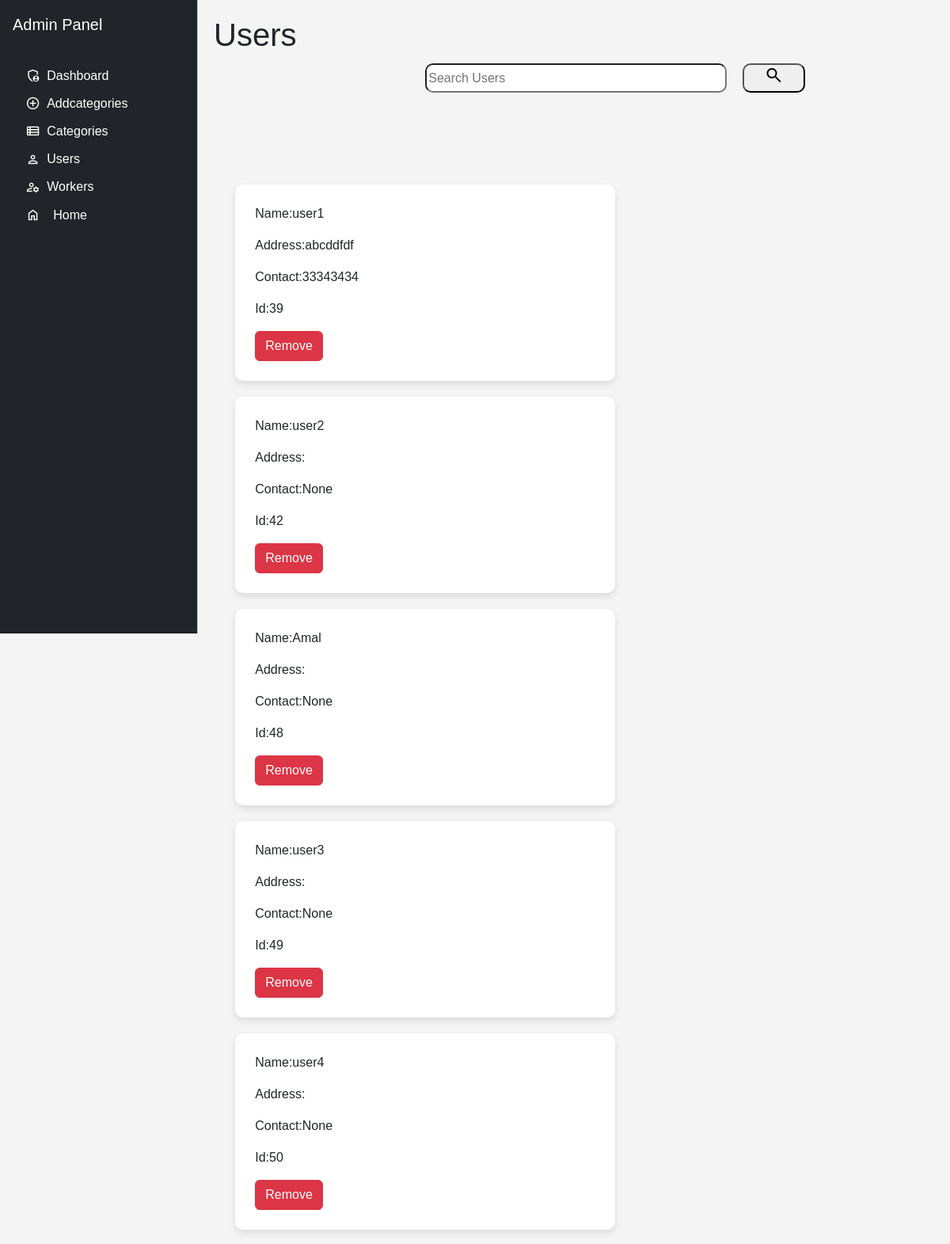
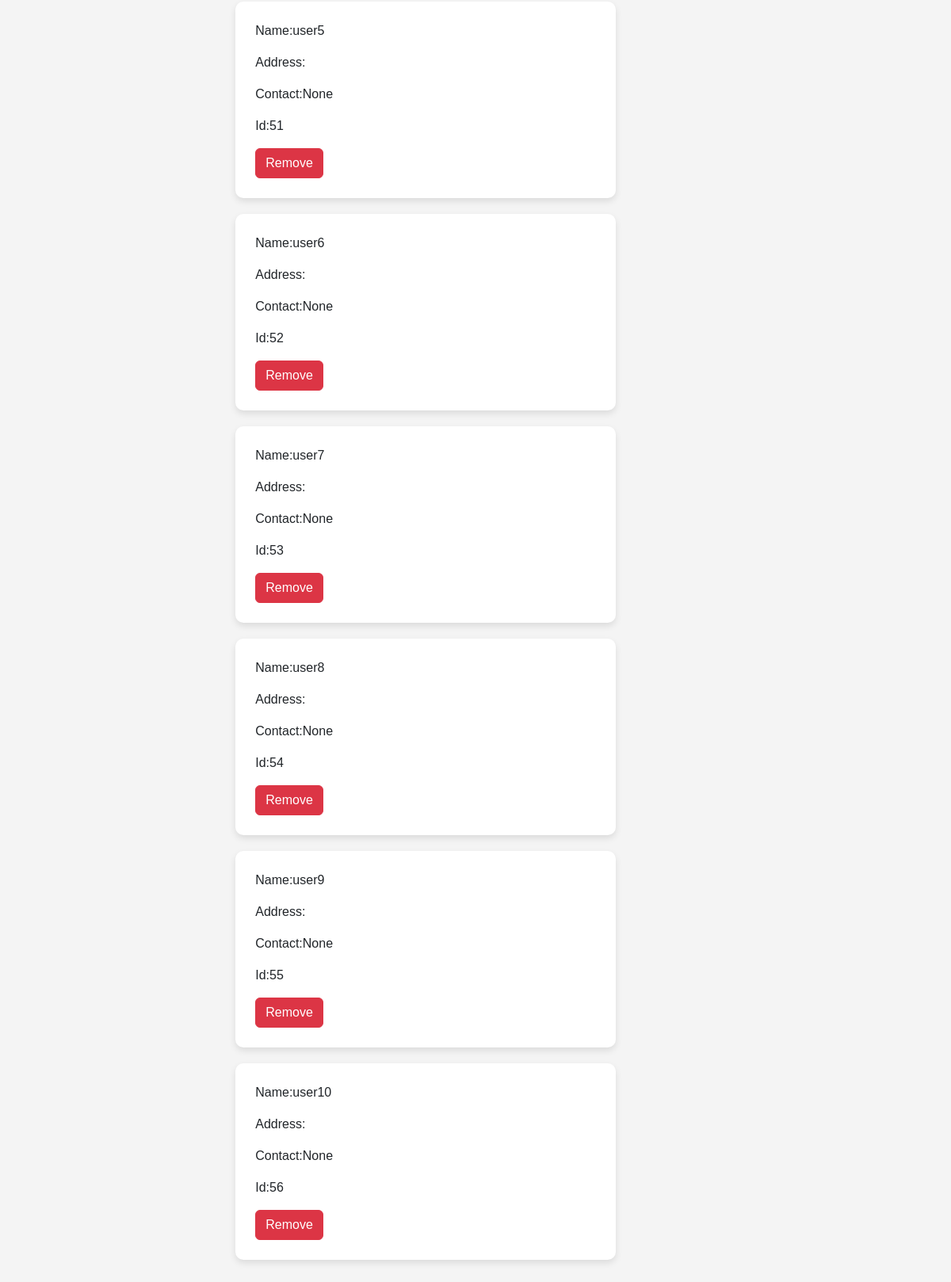
The page /website/users on the database its author committed (2 pictures, top to bottom).
### user/models.py (models this page shows, shortened)
class UserProfile(models.Model):
    user = models.OneToOneField(User,on_delete=models.CASCADE,related_name='userprofile')
    address = models.TextField()
    profilepicture = models.ImageField(upload_to='userprofilepics')
    contact = models.IntegerField(null=True)
    reward_points = models.IntegerField(default=0,blank=True)

### website/views.py (the view)
# urls.py: path('users',manage_users,name='users'),
def manage_users(request):
    users = UserProfile.objects.all()
    return render(request,'userslist.html',{'users':users})

### user/forms.py
class RegUser(UserCreationForm):
      email = forms.EmailField(widget=forms.EmailInput(attrs={'class': 'form-control', 'placeholder': 'Enter your email'}))
      username = forms.CharField(widget=forms.TextInput(attrs={'class': 'form-control', 'placeholder': 'Enter username'}))
      password1 = forms.CharField(widget=forms.PasswordInput(attrs={'class': 'form-control', 'placeholder': 'Enter password'}))
      password2 = forms.CharField(widget=forms.PasswordInput(attrs={'class': 'form-control', 'placeholder': 'Confirm password'}))
      class Meta:
         model = User
         fields = ['username' , 'email','password1','password2']

### user/context_processors.py (called while the page is built)
def registration_form(request):
    return {'form':RegUser()}

### templates/userslist.html (shortened to what this page needs)
{% extends 'dashboard.html' %}
{% block links %}
{% load static %}
<link rel="stylesheet" href="{% static 'css/userslist.css' %}">
{% endblock %}
{% block contents %}
<h1>Users</h1>
<div class="users-container">
    <div class="searchbar">
        <form method="get" action="{% url 'search_users' %}" class="form-inline my-2 my-lg-0 search-bar" style="display: flex; min-width:400px; width:100%;">
        <input class=" mr-sm-2" type="text"  name="q" placeholder="Search Users" value="{{search_query}}">
        <button  type="submit"><span class="material-symbols-outlined">
            </span></button>
        </form>
      </div>
    {% for normaluser in users %}
    <div class="users">
        <p>Name:{{normaluser.user.username}}</p>
        <p>Address:{{normaluser.address}}</p>
        <p>Contact:{{normaluser.contact}}</p>
        <p>Id:{{normaluser.user.id}}</p>
        <div class="delete">
            <a href="{% url 'userdelete' normaluser.user.id %}"><button class="btn btn-danger">Remove</button></a>
        </div>
    </div>
    {% endfor %}
</div>
{% endblock %}

### static/css/userslist.css (style rules this page uses)
body { font-family: Arial, sans-serif; background-color: #f4f4f4; margin: 0; padding: 0; }
.users-container { max-width: 600px; margin: 40px auto; padding: 20px; }
.users { background: white; padding: 25px; border-radius: 10px; box-shadow: 0px 4px 8px rgba(0, 0, 0, 0.1); margin-bottom: 20px; transition: transform 0.6s ease-in-out; width: 30rem; margin-left: -50%; }
h1 { text-align: center; }
.users-container input { width: 100%; border-radius: 10px; border-color: none; }
.users-container .searchbar { margin-bottom: 20%; padding-bottom: 20px; margin-top: 0; padding-top: 0; }
.users-container form { gap: 20px; }
.searchbar button { border-radius: 10px; width: 20%; transition: transform 0.6s ease ; }

### rows shown on the page
UserProfile: user.username "user1", address "abcddfdf", contact "33343434", user.id "39"
UserProfile: user.username "user2", contact "None", user.id "42"
UserProfile: user.username "Amal", contact "None", user.id "48"
UserProfile: user.username "user3", contact "None", user.id "49"
UserProfile: user.username "user4", contact "None", user.id "50"
UserProfile: user.username "user5", contact "None", user.id "51"
UserProfile: user.username "user6", contact "None", user.id "52"
UserProfile: user.username "user7", contact "None", user.id "53"
UserProfile: user.username "user8", contact "None", user.id "54"
UserProfile: user.username "user9", contact "None", user.id "55"
UserProfile: user.username "user10", contact "None", user.id "56"
